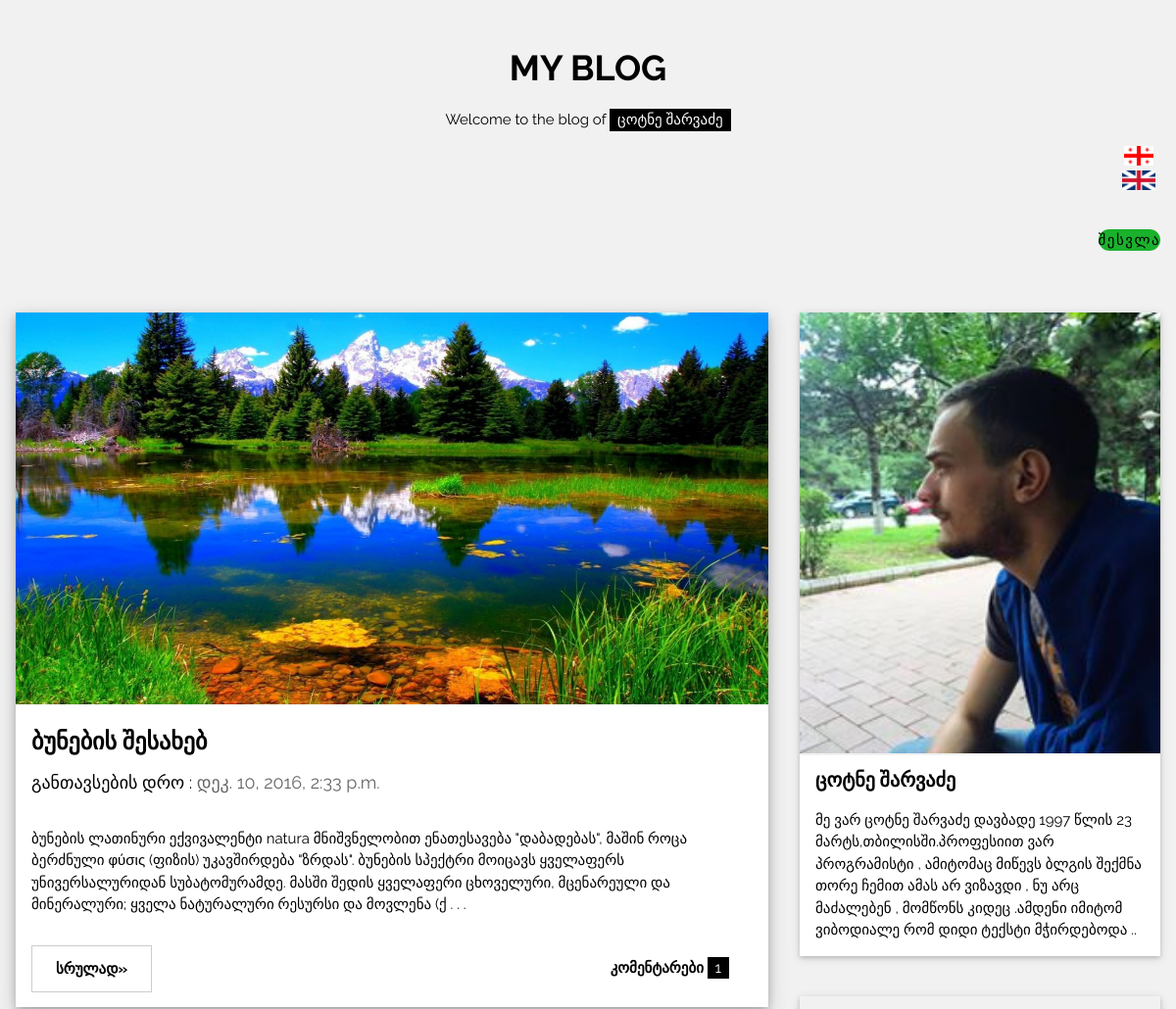
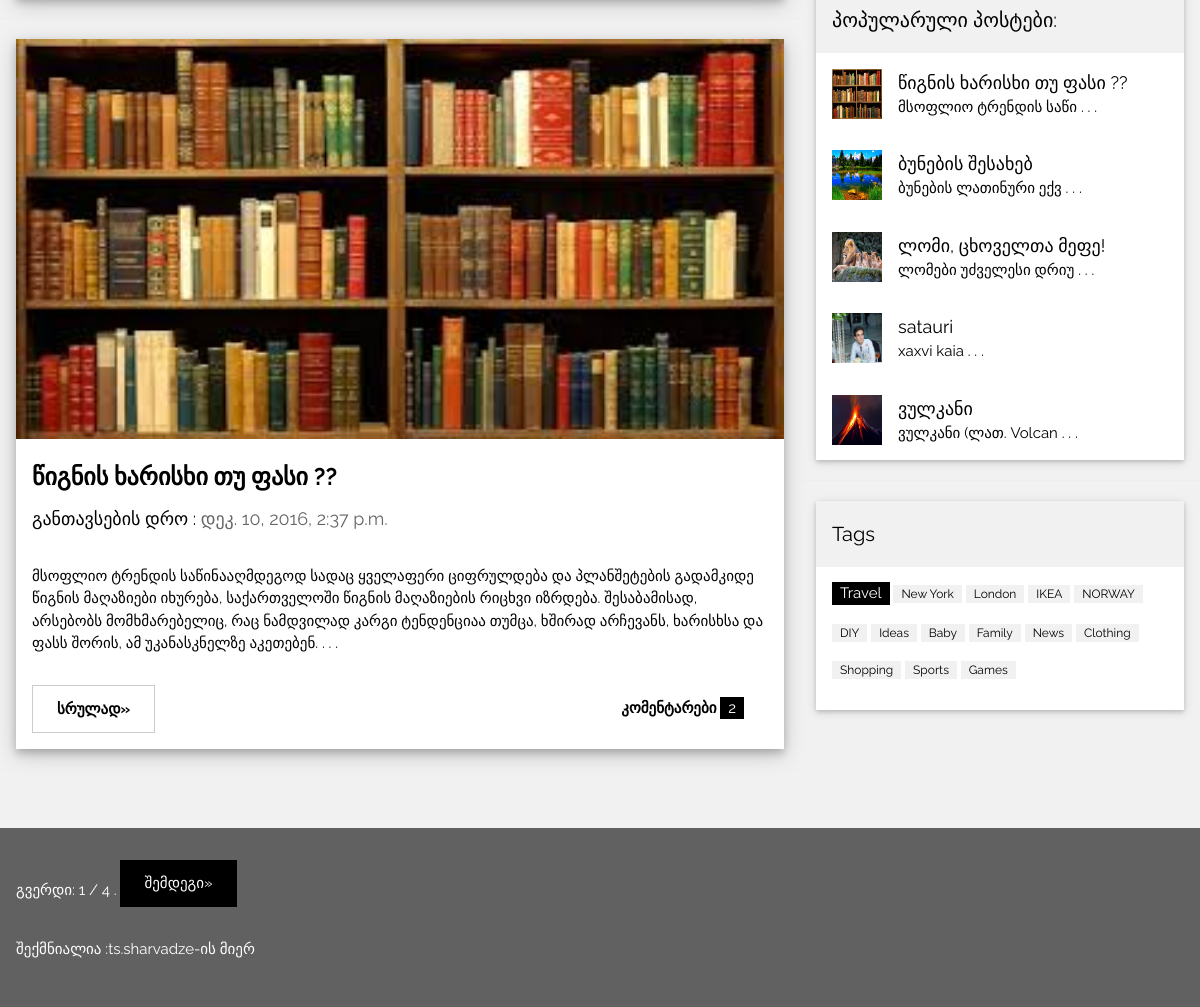
The app's page /app/ with its own data (2 pictures, top to bottom).
### app/models.py (models this page shows, shortened)
class Post(models.Model):
	postis_satauri=models.CharField(verbose_name=_("სათაური"),max_length=50)
	postis_contenti=models.TextField(verbose_name=_("კონტენტი"))
	sheqmnis_dro=models.DateTimeField(verbose_name=_('შექმნის დრო'),auto_now_add=True, blank=True)
	surati=models.ImageField(verbose_name=_("სურათი"),upload_to='app')
	ganaxlebis_dro=models.DateTimeField(verbose_name=_('განახლების დრო'),auto_now_add=True, blank=True)
	comment= models.ManyToManyField(Comment,verbose_name=_("კომენტარი"))
	def get_medium_desc(self):
		return self.postis_contenti[:300]+" . . ."
	def get_short_desc(self):
		return self.postis_contenti[:20]+" . . ."
	class Meta:
		verbose_name_plural=_("პოსტები")
		verbose_name=_("პოსტი")

### app/views.py (the view)
def index(request):
	def my_sort(a):
		return a.comment.count()
	postebis_sia=Post.objects.all()
	popularuli_postebi=[i for i in postebis_sia]
	popularuli_postebi.sort(key=my_sort,reverse=True)
	popularuli_postebi=popularuli_postebi[:5]
	paginator = Paginator(postebis_sia, 2) # Show 2 contacts per page
	page = request.GET.get('page')
	try:
		contacts = paginator.page(page)
	except PageNotAnInteger:
		contacts = paginator.page(1)
	except EmptyPage:
		contacts = paginator.page(paginator.num_pages)
	page_num=contacts.number
	postebis_sia=postebis_sia[page_num*2-2:page_num*2]
	context={
		"postebis_sia":postebis_sia,
		"popularuli_postebi":popularuli_postebi,
		"contacts":contacts,
		"user":request.user
		}
	return render(request,'app/new.html',context)

### templates/app/new.html (shortened to what this page needs)
{% load i18n %}
<!DOCTYPE html>
<html>
{% load static %}
<link rel="stylesheet" href="{% static 'css/new.css' %}">
<body class="w3-light-grey">
<div class="w3-content" style="max-width:1400px">
<header class="w3-container w3-center w3-padding-32">
  <h1><b>MY BLOG</b></h1>
  <p>Welcome to the blog of <span class="w3-tag">{% trans "ცოტნე შარვაძე" %}</span></p>
  {% include "app/lang_change.html" %}
{% include "app/log_out.html" %}
</header>
<div class="w3-row">
<div class="w3-col l8 s12">
  {% for object in postebis_sia %}
  <div class="w3-card-4 w3-margin w3-white">
    <img src="{{object.surati.url}}" alt="Nature" style="width: 100%; height: 400px;">
    <div class="w3-container w3-padding-8">
      <h3><b>{{object.postis_satauri}}</b></h3>
      <h5>{% trans "განთავსების დრო" %} : <span class="w3-opacity">{{ object.sheqmnis_dro }}</span></h5>
    </div>
    <div class="w3-container">
      <p>{{object.get_medium_desc}}</p>
      <div class="w3-row">
        <div class="w3-col m8 s12">
          <p><a type="button" href="{% url 'app:srulad' object.id %}"  class="w3-btn w3-padding-large w3-white w3-border w3-hover-border-black"><b>{% trans "სრულად" %}»</b></a></p>
        </div>
        <div class="w3-col m4 w3-hide-small">
          <p><span class="w3-padding-large w3-right"><b>{% trans "კომენტარები" %} </b> <span class="w3-tag">{{object.comment.count}}</span></span></p>
        </div>
      </div>
    </div>
  </div>
  <hr>
  {% endfor %}
</div>
<div class="w3-col l4">
  <div class="w3-card-2 w3-margin w3-margin-top">
  <img src="{% static 'img/prof.jpg' %}" style="width: 100%; height: 450px;">
    <div class="w3-container w3-white">
      <h4><b>{% trans "ცოტნე შარვაძე" %}</b></h4>
      <p>{% trans "მე ვარ ცოტნე შარვაძე დავბადე 1997 წლის 23 მარტს,თბილისში.პროფესიით ვარ პროგრამისტი , ამიტომაც მიწევს ბლგის შექმნა თორე ჩემით ამას არ ვიზავდი , ნუ არც მაძალებენ , მომწონს კიდეც .ამდენი იმიტომ ვიბოდიალე რომ დიდი ტექსტი მჭირდებოდა .. "%}</p>
    </div>
  </div><hr>
  <div class="w3-card-2 w3-margin">
    <div class="w3-container w3-padding">
      <h4>{% trans "პოპულარული პოსტები" %}:</h4>
    </div>
    {% for i in popularuli_postebi %}
    <ul class="w3-ul w3-hoverable w3-white"><a  href="{% url 'app:srulad' i.id %}">
      <li class="w3-padding-16">
        <img src="{{i.surati.url}}" alt="Image" class="w3-left w3-margin-right" style="width:50px;height: 50px">
        <span class="w3-large">{{i.postis_satauri}}</span><br>
        <span>{{i.get_short_desc}}</span>
      </a>
    </ul>
    {% endfor %}
  </div>
  <hr>
  <div class="w3-card-2 w3-margin">
    <div class="w3-container w3-padding">
      <h4>Tags</h4>
    </div>
    <div class="w3-container w3-white">
    <p><span class="w3-tag w3-black w3-margin-bottom">Travel</span> <span class="w3-tag w3-light-grey w3-small w3-margin-bottom">New York</span> <span class="w3-tag w3-light-grey w3-small w3-margin-bottom">London</span>
      <span class="w3-tag w3-light-grey w3-small w3-margin-bottom">IKEA</span> <span class="w3-tag w3-light-grey w3-small w3-margin-bottom">NORWAY</span> <span class="w3-tag w3-light-grey w3-small w3-margin-bottom">DIY</span>
      <span class="w3-tag w3-light-grey w3-small w3-margin-bottom">Ideas</span> <span class="w3-tag w3-light-grey w3-small w3-margin-bottom">Baby</span> <span class="w3-tag w3-light-grey w3-small w3-margin-bottom">Family</span>
      <span class="w3-tag w3-light-grey w3-small w3-margin-bottom">News</span> <span class="w3-tag w3-light-grey w3-small w3-margin-bottom">Clothing</span> <span class="w3-tag w3-light-grey w3-small w3-margin-bottom">Shopping</span>
      <span class="w3-tag w3-light-grey w3-small w3-margin-bottom">Sports</span> <span class="w3-tag w3-light-grey w3-small w3-margin-bottom">Games</span>
    </p>
    </div>
  </div>
</div>
</div><br>
</div>
<footer class="w3-container w3-dark-grey w3-padding-32 w3-margin-top">
    <div class="pagination">
      <span class="step-links">
          <span class="current">
              {% trans "გვერდი" %}: {{ contacts.number }} / {{ contacts.paginator.num_pages }} .
          </span>
          {% if contacts.has_next %}
              <a class="w3-btn w3-padding-large w3-margin-bottom" href="?page={{ contacts.next_page_number }}">{% trans "შემდეგი" %}»</a>
          {% endif %}
      </span>
  </div>
  <p>{% trans "შექმნიალია  :" %}<a href="https://www.facebook.com/tsotnesharvadze" target="_blank">ts.sharvadze</a>{% trans "-ის მიერ" %}</p>
</footer>
</body>
</html>

### templates/app/new.html (style rules this page uses)
body,h1,h2,h3,h4,h5 { font-family: "Raleway", sans-serif }

### records on screen
Post: surati (picture), postis_satauri "ბუნების შესახებ", sheqmnis_dro "დეკ. 10, 2016, 2:33 p.m.", get_medium_desc "ბუნების ლათინური ექვივალენტი natura მნიშვნელობით ენათესავება \"დაბადებას\", მაშინ როცა ბერძნული φύσις (ფიზის) უკავშირდება \"ზრდას\". ბუნების სპექტრი მოიცავს ყველაფერს უნივერსალურიდან სუბატომურამდე. მასში შედის ყველაფერი ცხოველური, მცენარეული და მინერალური; ყველა ნატურალური რესურსი და მოვლენა (ქ . . .", comment.count "1", get_short_desc "ბუნების ლათინური ექვ . . ."
Post: surati (picture), postis_satauri "წიგნის ხარისხი თუ ფასი ??", sheqmnis_dro "დეკ. 10, 2016, 2:37 p.m.", get_medium_desc "მსოფლიო ტრენდის საწინააღმდეგოდ სადაც ყველაფერი ციფრულდება და პლანშეტების გადამკიდე წიგნის მაღაზიები იხურება, საქართველოში წიგნის მაღაზიების რიცხვი იზრდება. შესაბამისად, არსებობს მომხმარებელიც, რაც ნამდვილად კარგი ტენდენციაა თუმცა, ხშირად არჩევანს, ხარისხსა და ფასს შორის, ამ უკანასკნელზე აკეთებენ. . . .", comment.count "2", get_short_desc "მსოფლიო ტრენდის საწი . . ."
Post: surati (picture), postis_satauri "ლომი, ცხოველთა მეფე!", get_short_desc "ლომები უძველესი დრიუ . . ."
Post: surati (picture), postis_satauri "satauri", get_short_desc "xaxvi kaia . . ."
Post: surati (picture), postis_satauri "ვულკანი", get_short_desc "ვულკანი (ლათ. Volcan . . ."

### other values on screen
{{ contacts.number }} "1"
{{ contacts.paginator.num_pages }} "4"
